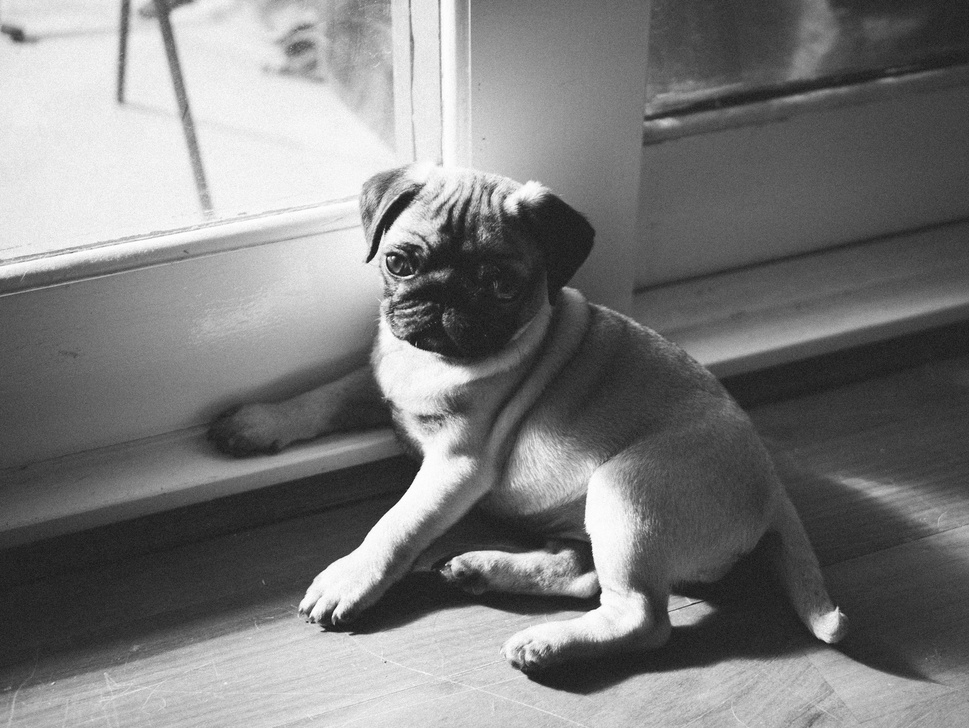
#> input picture AIP/Image1.jpg, 969 x 728 px, shrunk from 3000 x 2253 before the run
$ python -i functionsTP.py   (imports and definitions only)   (older library calls are emulated)
#> lines starting #> are read from the running program, lines starting #| are printed output that depends on the picture
#> further down, picture is the input picture: shape (728, 969, 3); min 16, max 255, mean 123.7
import cv2
import numpy as np
from matplotlib import pyplot as plt
from skimage.metrics import mean_squared_error, peak_signal_noise_ratio, structural_similarity
from skimage.io import imread
import scipy.ndimage as ndimage
from scipy.spatial.distance import directed_hausdorff


######## PART 1 - IMAGE DENOISING ###############

# [98 lines left out: functions bilateral_filter_scratch, isotropic_diffusion, anisotropic_diffusion, dice_score, create_mask_from_contour, not called in this run]


def compute_image_energy(image):
    """Compute edge map for image energy - multiple methods"""
    # Method 1: Gradient magnitude (original)
    sobel_x = cv2.Sobel(image, cv2.CV_64F, 1, 0, ksize=3)
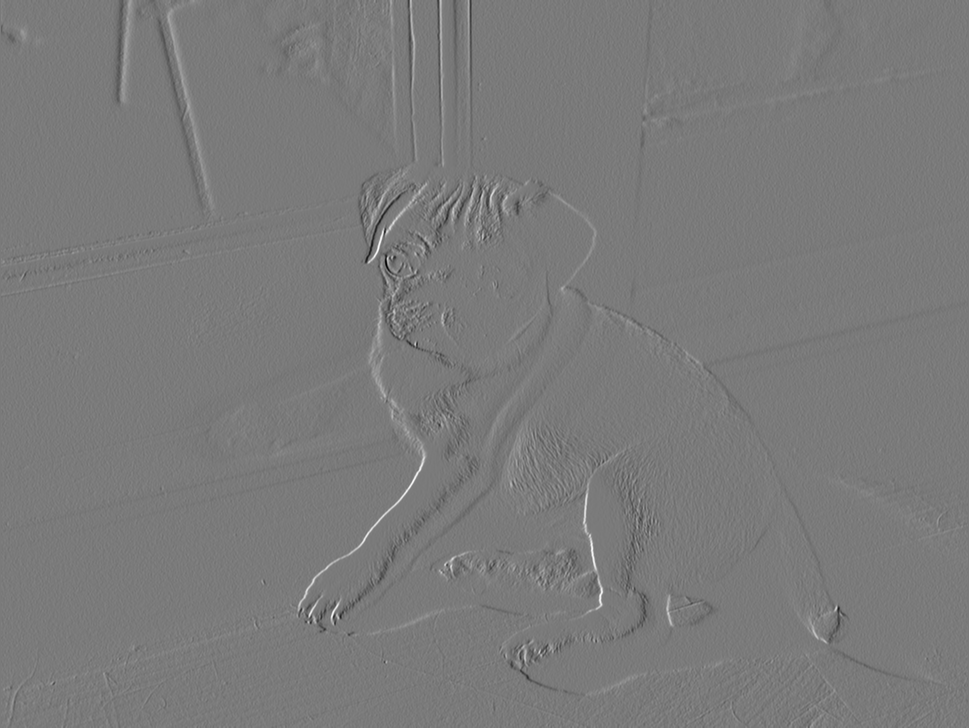
#> sobel_x: shape (728, 969, 3) float64; min -780, max 839, mean -0.4; drawn with min black and max white
    sobel_y = cv2.Sobel(image, cv2.CV_64F, 0, 1, ksize=3)
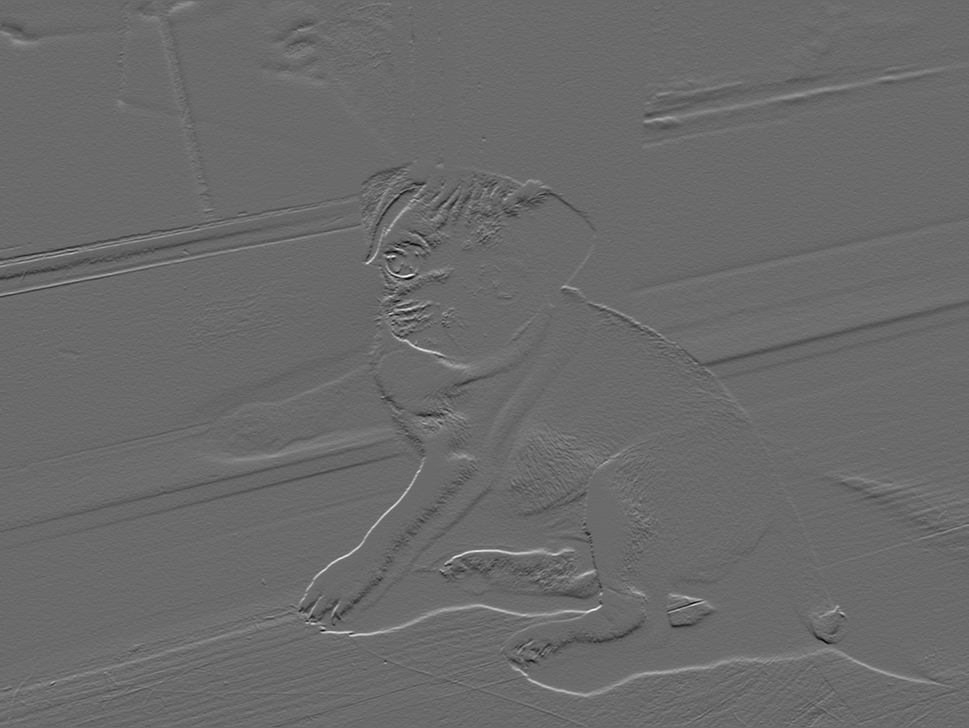
#> sobel_y: shape (728, 969, 3) float64; min -634, max 879, mean 0.6; drawn with min black and max white
    grad_mag = np.sqrt(sobel_x**2 + sobel_y**2)
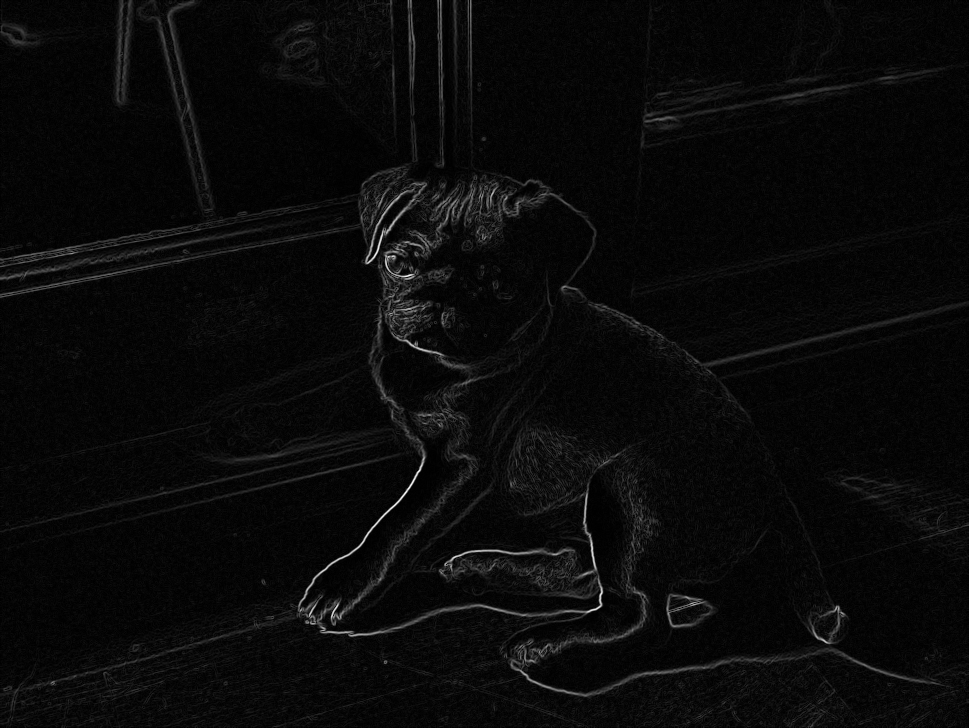
#> grad_mag: shape (728, 969, 3) float64; min 0, max 935, mean 37.4; drawn with min black and max white

    # Method 2: Canny edges (often better for snakes)
    edges = cv2.Canny(image, 50, 150)
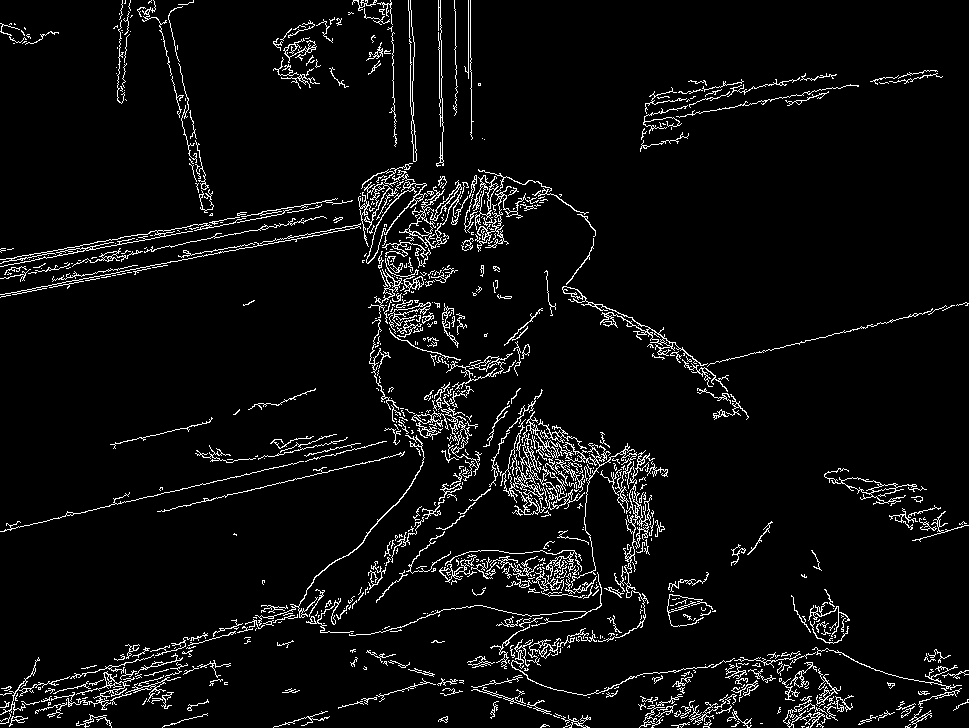
#> edges: shape (728, 969); 5.2% white in thin lines or dots

    # Method 3: Gradient of Gaussian
    blurred = cv2.GaussianBlur(image, (5, 5), 1.5)
    sobel_x_blur = cv2.Sobel(blurred, cv2.CV_64F, 1, 0, ksize=3)
    sobel_y_blur = cv2.Sobel(blurred, cv2.CV_64F, 0, 1, ksize=3)
    grad_mag_blur = np.sqrt(sobel_x_blur**2 + sobel_y_blur**2)
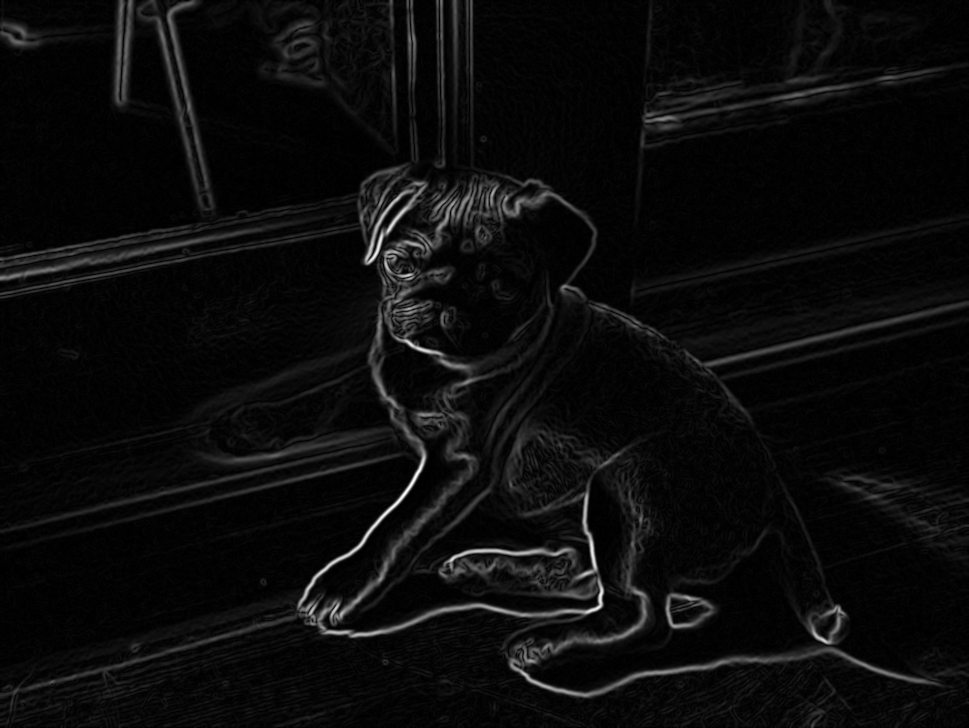
#> grad_mag_blur: shape (728, 969, 3) float64; min 0, max 458.4, mean 21.5; drawn with min black and max white

    # Combine methods
    edge_map = np.zeros_like(grad_mag, dtype=np.float32)

    # Normalize each component
    if grad_mag.max() > 0:
        grad_mag = grad_mag / grad_mag.max()
    if edges.max() > 0:
        edges_normalized = edges.astype(np.float32) / edges.max()
#> edges_normalized: shape (728, 969) float32; values 0 (black) and 1 (white), 5.2% white in thin lines or dots
    else:
        edges_normalized = np.zeros_like(edges, dtype=np.float32)
    if grad_mag_blur.max() > 0:
        grad_mag_blur = grad_mag_blur / grad_mag_blur.max()

    # Combine: Canny edges are most reliable
#> (the run stopped early here; a loop or call above may not have finished)

$ run again, on AIP/taj_bilateral.jpg
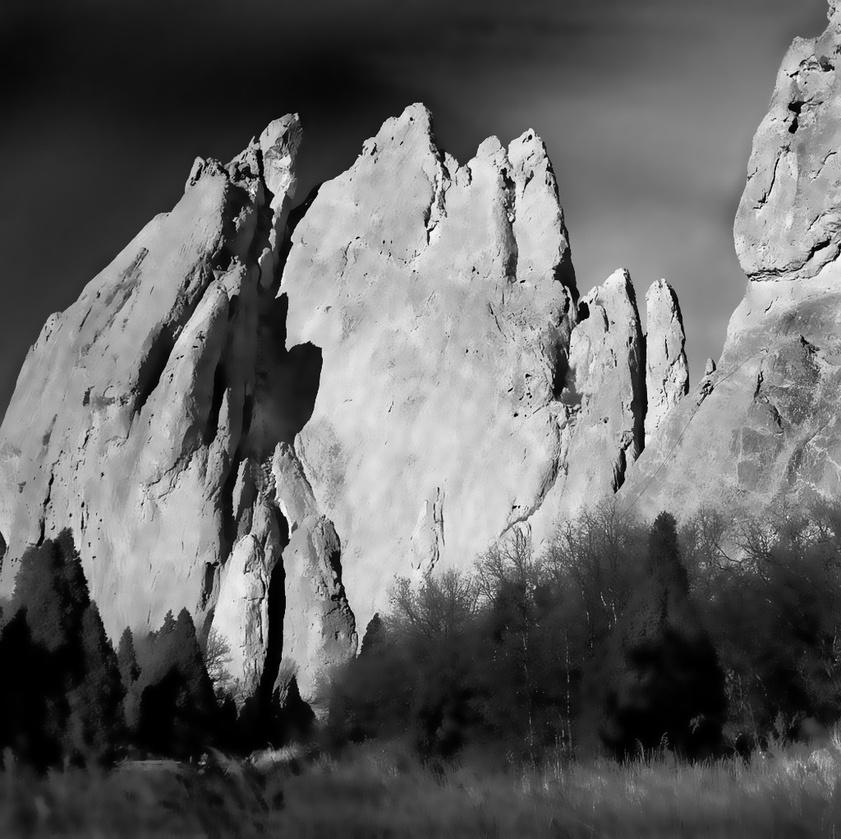
#> input picture AIP/taj_bilateral.jpg, 841 x 839 px, shrunk from 1024 x 1021 before the run
#> picture is the input picture: shape (839, 841, 3); min 0, max 255, mean 100.7
#> in compute_image_energy, `edges = cv2.Canny(image, 50, 150)`:
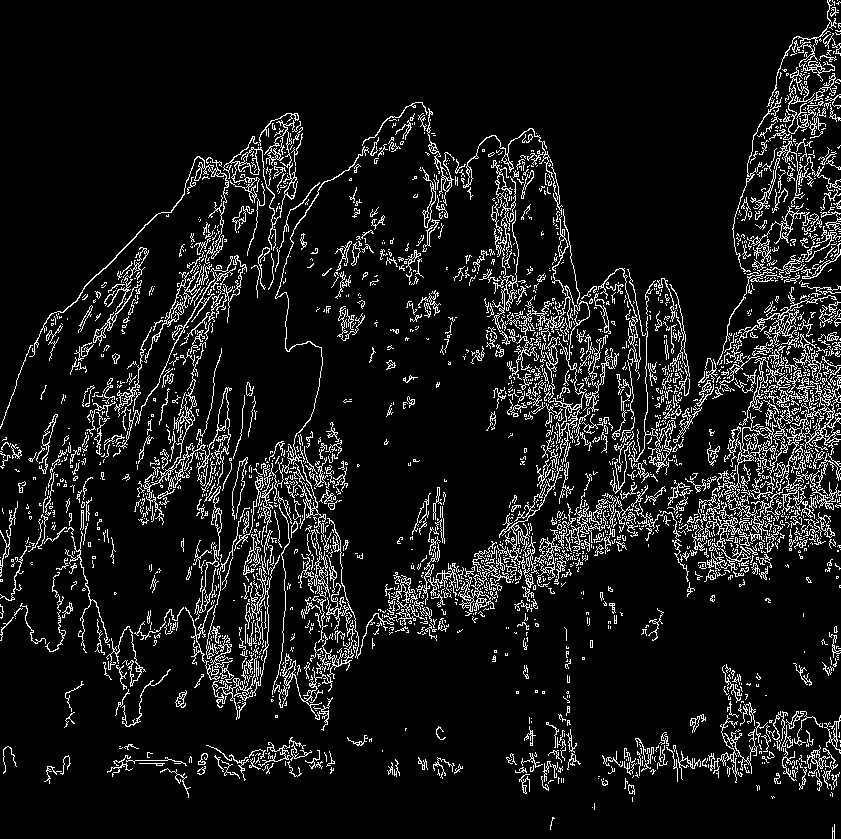
#> edges: shape (839, 841); 9.4% white in thin lines or dots
#> in compute_image_energy, `grad_mag_blur = np.sqrt(sobel_x_blur**2 + sobel_y_blur**2)`:
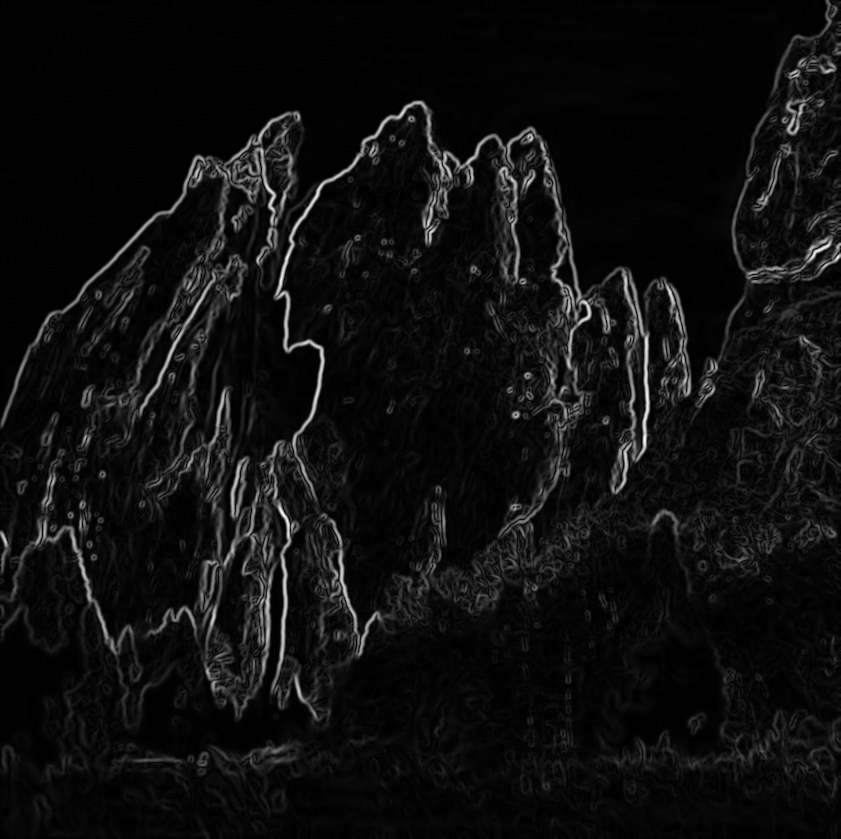
#> grad_mag_blur: shape (839, 841, 3) float64; min 0, max 484.7, mean 28.7; drawn with min black and max white
#> edges_normalized: shape (839, 841) float32; values 0 (black) and 1 (white), 9.4% white in thin lines or dots
